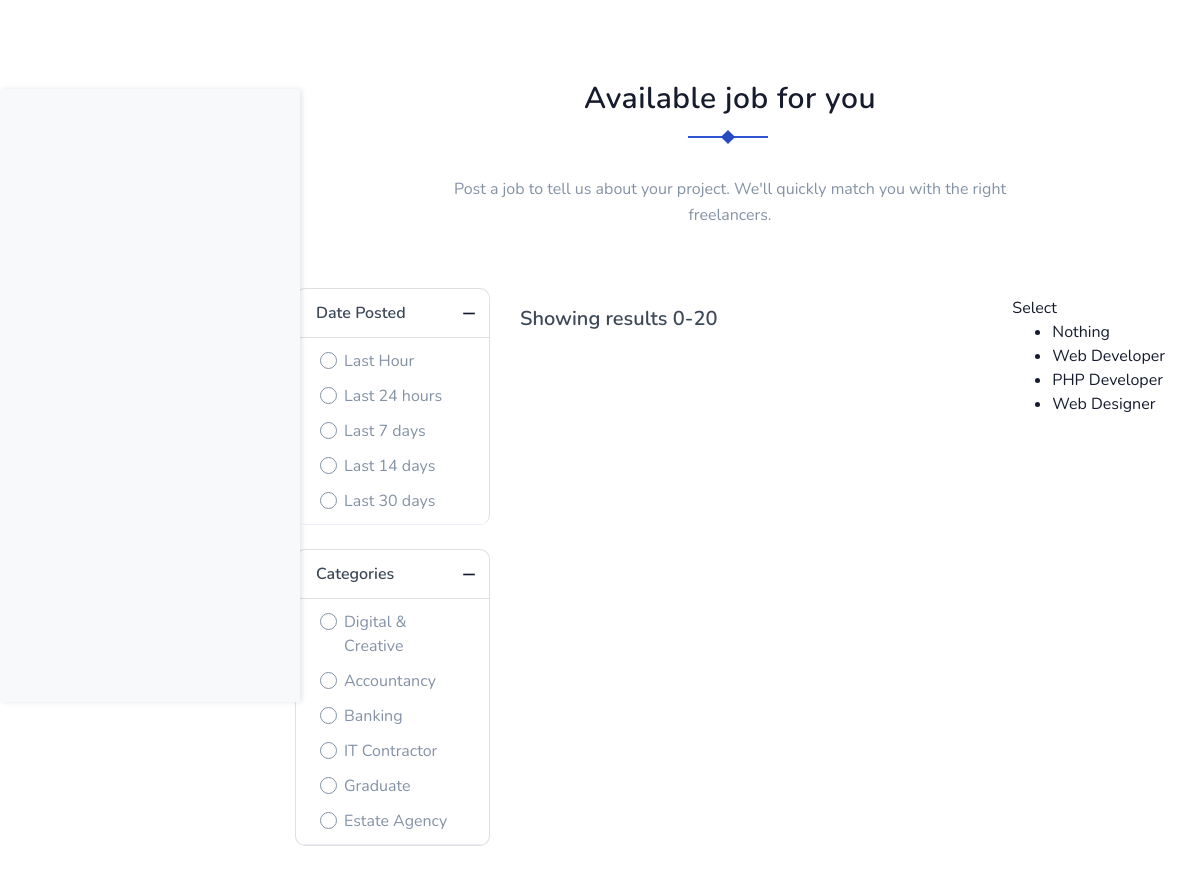
Page /job/aviliable_jobs/ on the earlier database version.
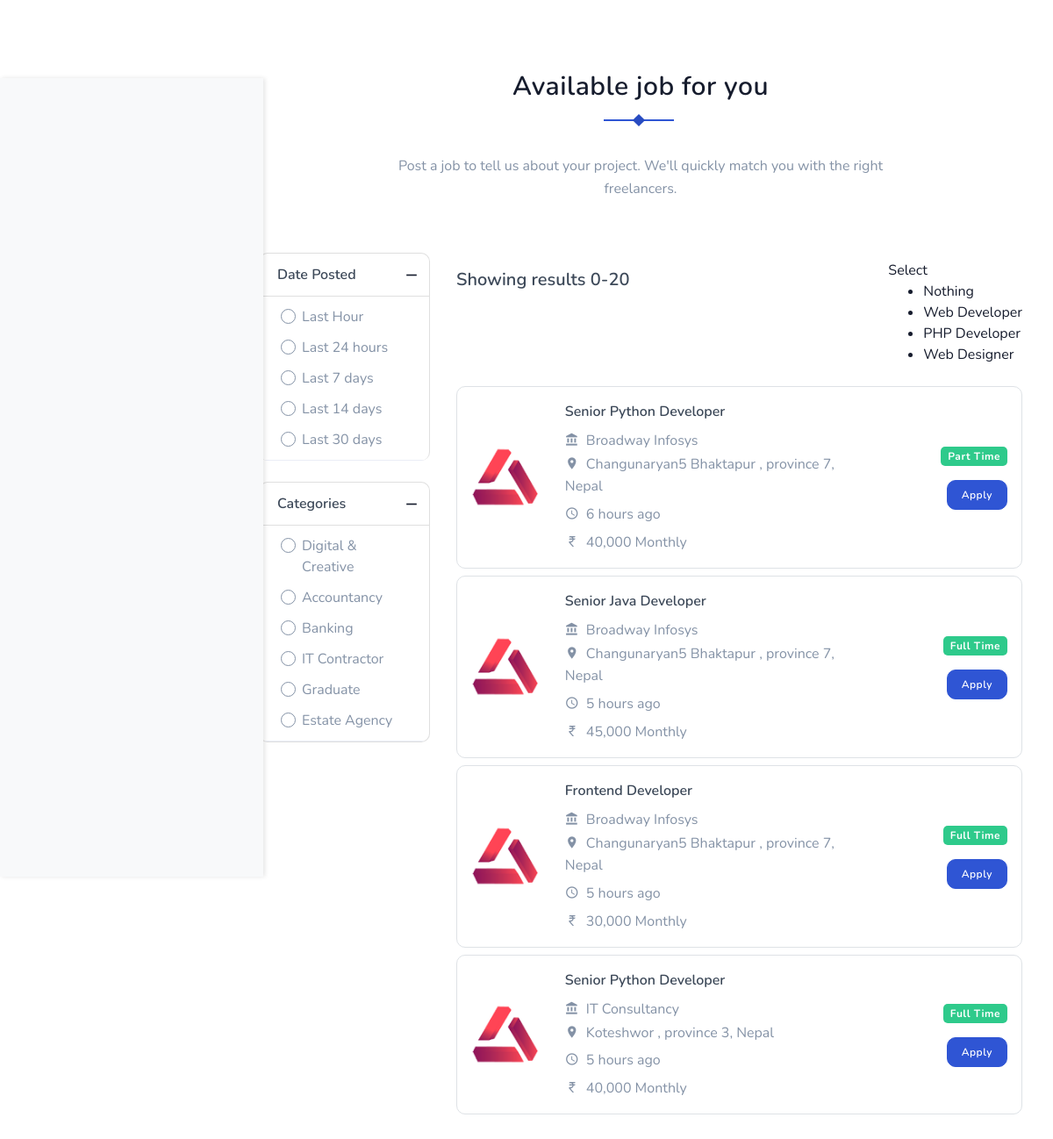
Same page on the later database version.
### job/models.py (models this page shows, shortened)
class Job(models.Model):
    company = models.ForeignKey(Company, on_delete=models.CASCADE)  # Renamed for clarity
    title = models.CharField(max_length=200)
    post_date_time = models.DateTimeField(auto_now_add=True, editable=False)
    date_posted = models.DateField(auto_now_add=True)
    salary = models.PositiveIntegerField()
    pay_mode = models.CharField(max_length=20, choices=PAY_MODE)
    job_type = models.CharField(max_length=50, choices=JOB_TYPE)
    job_location = models.CharField(max_length=200, choices=JOB_LOCATION)
    job_category = models.CharField(max_length=200, choices=JOB_CATEGORY)
    expiry_date = models.DateTimeField(null=True, blank=True)
    job_description = models.TextField()
    status = models.CharField(max_length=50, choices=STATUS, default='Pending')

### company/models.py (models this page shows)
class Company(models.Model):
    user = models.OneToOneField(User, on_delete=models.CASCADE)
    name = models.CharField(max_length=200)
    address = models.CharField(max_length=50, null= True)
    email = models.EmailField(max_length=50)
    phone_number = models.CharField(max_length=13)
    website = models.URLField()
    founded_in = models.PositiveIntegerField()
    primary_industry = models.CharField(max_length=100, choices=PRIMARY_INDUSTRY)
    province = models.CharField(max_length=20, choices=PROVINCE_CHOICES)
    company_size = models.CharField(max_length=20,choices=COMPANY_SIZES)
    country = models.CharField(max_length=20, choices=COUNTRY_CHOICES)
    linkedin = models.URLField()
    instagram = models.URLField()
    facebook = models.URLField()
    about_company = models.TextField()
    def __str__(self):
        return f"{self.name}"

### job/views.py (the view)
# urls.py: path('aviliable_jobs/', views.all_joblist, name='all_joblist'),
def all_joblist(request):
  jobs = Job.objects.filter(status = 'Active')
  context = {'jobs': jobs}
  return render(request, 'job/all_joblist.html', context)

### templates/job/all_joblist.html (shortened to what this page needs)
{% extends "base.html" %}
{% load static %}
{% load humanize %}
{% block content %}
   <section class="section pt-0">
    <div class="container mt-2">
      <div class="row justify-content-center">
            <div class="col-12">
                <div class="section-title text-center mb-4 pb-2">
                    <h4 class="title title-line pb-5">Available job for you</h4>
                    <p class="text-muted para-desc mx-auto mb-1">Post a job to tell us about your project. We'll quickly match you with the right freelancers.</p>
                </div>
            </div>
        </div>
        <div class="row">
            <div class="col-lg-3">
                <div class="left-sidebar">
                    <div class="accordion" id="accordionExample">
                        <div class="card rounded mt-4">
                            <a data-toggle="collapse" href="#collapseOne" class="job-list" aria-expanded="true" aria-controls="collapseOne">
                                <div class="card-header" id="headingOne">
                                    <h6 class="mb-0 text-dark f-18">Date Posted</h6>
                                </div>
                            </a>
                            <div id="collapseOne" class="collapse show" aria-labelledby="headingOne">
                                <div class="card-body p-0">
                                    <div class="custom-control custom-radio">
                                        <label class="custom-control-label ml-1 text-muted" for="customRadio1">Last Hour</label>
                                    </div>
                                    <div class="custom-control custom-radio">
                                        <label class="custom-control-label ml-1 text-muted" for="customRadio2">Last 24 hours</label>
                                    </div>
                                    <div class="custom-control custom-radio">
                                        <label class="custom-control-label ml-1 text-muted" for="customRadio3">Last 7 days</label>
                                    </div>
                                    <div class="custom-control custom-radio">
                                        <label class="custom-control-label ml-1 text-muted" for="customRadio4">Last 14 days</label>
                                    </div>
                                    <div class="custom-control custom-radio">
                                        <label class="custom-control-label ml-1 text-muted" for="customRadio5">Last 30 days</label>
                                    </div>
                                </div>
                            </div>
                        </div>
                        <div class="card rounded mt-4">
                            <a data-toggle="collapse" href="#collapsetwo" class="job-list" aria-expanded="true" aria-controls="collapsetwo">
                                <div class="card-header" id="headingtwo">
                                    <h6 class="mb-0 text-dark f-18">Categories</h6>
                                </div>
                            </a>
                            <div id="collapsetwo" class="collapse show" aria-labelledby="headingtwo">
                                <div class="card-body p-0">
                                    <div class="custom-control custom-radio">
                                        <label class="custom-control-label ml-1 text-muted f-15" for="customRadio7">Digital & Creative</label>
                                    </div>
                                    <div class="custom-control custom-radio">
                                        <label class="custom-control-label ml-1 text-muted f-15" for="customRadio8">Accountancy</label>
                                    </div>
                                    <div class="custom-control custom-radio">
                                        <label class="custom-control-label ml-1 text-muted f-15" for="customRadio9">Banking</label>
                                    </div>
                                    <div class="custom-control custom-radio">
                                        <label class="custom-control-label ml-1 text-muted f-15" for="customRadio10">IT Contractor</label>
                                    </div>
                                    <div class="custom-control custom-radio">
                                        <label class="custom-control-label ml-1 text-muted f-15" for="customRadio11">Graduate</label>
                                    </div>
                                    <div class="custom-control custom-radio">
                                        <label class="custom-control-label ml-1 text-muted f-15" for="customRadio12">Estate Agency</label>
                                    </div>
                                </div>
                            </div>
                        </div>
                    </div>
                </div>
            </div>
            <div class="col-lg-9 mt-4 pt-2">
                <div class="row align-items-center">
                    <div class="col-lg-12">
                        <div class="show-results">
                            <div class="float-left">
                                <h5 class="text-dark mb-0 pt-2 f-18">Showing results 0-20</h5>
                            </div>
                            <div class="sort-button float-right">
                            </div>
                        </div>
                    </div>
                </div>
                <div class="row">
                  {% for job in jobs %}
                    <div class="col-lg-12  pt-2">
                        <div class="job-list-box border rounded">
                            <div class="p-3">
                                <div class="row align-items-center">
                                    <div class="col-lg-2">
                                        <div class="company-logo-img">
                                            <img src="{% static 'images/featured-job/img-1.png' %}" alt="" class="img-fluid mx-auto d-block">
                                        </div>
                                    </div>
                                    <div class="col-lg-7 col-md-9">
                                        <div class="job-list-desc">
                                            <h6 class="mb-2"><a href="{% url 'job:job_details' job.pk %}" class="text-dark">{{ job.title }}</a></h6>
                                            <p class="text-muted mb-0"><i class="mdi mdi-bank mr-2"></i>{{ job.company }}</p>
                                            <ul class="list-inline mb-0">
                                                <li class="list-inline-item mr-3">
                                                    <p class="text-muted mb-0"><i class="mdi mdi-map-marker mr-2"></i>{{ job.company.address }} , {{ job.company.province }}, {{ job.company.country }}</p>
                                                </li>
                                                <br>
                                                <li class="list-inline-item">
                                                    <p class="text-muted mb-0"><i class="mdi mdi-clock-outline mr-2"></i>{{ job.post_date_time|naturaltime }}</p>
                                                </li>
                                                <br>
                                                <li class="list-inline-item">
                                                    <p class="text-muted mb-0"><i class="mdi mdi-currency-inr mr-2"></i>{{ job.salary|intcomma }} {{ job.pay_mode }}</p>
                                                </li>
                                            </ul>
                                        </div>
                                    </div>
                                    <div class="col-lg-3 col-md-3">
                                        <div class="job-list-button-sm text-right">
                                            <span class="badge badge-success">{{ job.job_type }}</span>
                                            <div class="mt-3">
                                                <a href="{% url 'job:apply_for_job' job.pk %}" class="btn btn-sm btn-primary">Apply</a>
                                            </div>
                                        </div>
                                    </div>
                                </div>
                            </div>
                        </div>
                    </div>
                     {% endfor %}
                </div>
            </div>
        </div>
    </div>
</section>
{% endblock content %}

### templates/base.html (shortened to what this page needs)
{% load static %}
<!DOCTYPE html>
<html lang="en" class="no-js">
<head>
    <link rel="stylesheet" href="{% static 'css/bootstrap.min.css' %}">
    <link rel="stylesheet" href="{% static 'css/materialdesignicons.min.css' %}">
    <link rel="stylesheet" href="{% static 'css/fontawesome.css' %}">
    <link rel="stylesheet" href="{% static 'css/selectize.css' %}">
    <link rel="stylesheet" href="{% static 'css/owl.carousel.css' %}">
    <link rel="stylesheet" href="{% static 'css/owl.theme.css' %}">
    <link rel="stylesheet" href="{% static 'css/owl.transitions.css' %}">
    <link rel="stylesheet" href="{% static 'css/side_nav.css' %}">
    <link rel="stylesheet" href="{% static 'css/style.css' %}">
</head>
<body>
    <div id="side-navigation" class="side-nav">
        <ul class="side-navigation-menu  ml-2 p-2">
        </ul>
    </div>
    <div class="content mt-5">
        {% block content %}
        {% endblock content %}
    </div>
</body>
</html>

### static/css/side_nav.css (style rules this page uses)
body { overflow-x: hidden }
.side-nav { width: 250px; height: 100%; background-color: #fff; position: fixed; top: 0; left: 0; overflow-y: auto; padding-top: 20px; box-shadow: 2px 0 5px rgba(0, 0, 0, 0.2); }
.side-navigation-menu { list-style-type: none; padding: 0; margin: 0; }

### static/css/style.css (style rules this page uses)
.text-dark { color: #3c4858 !important; }
.text-muted { color: #8492a6 !important; }
.list-inline-item:not(:last-child) { margin-right: 5px; margin-bottom: 5px; }
.rounded { border-radius: 10px !important; }
.btn { padding: 8px 20px; outline: none; text-decoration: none; font-size: 16px; letter-spacing: 0.5px; -webkit-transition: all 0.3s; transition: all 0.3s; font-weight: 600; border-radius: 10px; }
.btn.btn-sm { padding: 7px 16px; font-size: 12px; }
.btn.btn-primary, .btn.btn-secondary, .btn.btn-success, .btn.btn-danger, .btn.btn-info, .btn.btn-warning, .btn.btn-dark { color: #ffffff !important; }
.btn.btn-primary { background: #2f55d4; border: 1px solid #2f55d4; }
.badge { padding: 5px 8px; border-radius: 5px; letter-spacing: 0.5px; }
.badge.badge-primary, .badge.badge-secondary, .badge.badge-success, .badge.badge-danger, .badge.badge-info, .badge.badge-warning, .badge.badge-dark { color: #ffffff !important; }
.badge.badge-success { background-color: #2eca8b !important; }
body { font-family: "Nunito", sans-serif; overflow-x: hidden !important; font-size: 16px; color: #161c2d; }
h1, h2, h3, h4, h5, h6, .h1, .h2, .h3, .h4, .h5, .h6 { font-family: "Nunito", sans-serif; line-height: 1.5; font-weight: 600; }
a { text-decoration: none !important; }
p { line-height: 1.6; }
.section { padding: 10px 0; position: relative; }
.section-title { position: relative; }
.section-title .title { letter-spacing: 0.5px; font-size: 30px; }
.section-title .title.title-line:before { content: ""; position: absolute; height: 2px; width: 80px; left: 50%; top: 60px; text-align: center; background: #2f55d4; margin-left: -42px; }
.section-title .title.title-line:after { content: ""; position: absolute; height: 10px; width: 10px; left: 50%; top: 56px; z-index: 1; text-align: center; background: #284bc1; margin-left: -7px; -webkit-transform: rotate(45deg); transform: rotate(45deg); }
.para-desc { max-width: 600px; }
.left-sidebar .card-body { border-bottom: 1px solid #eaedf6; }
a.job-list[data-toggle=collapse]:before { content: '\f374'; display: block; font-family: 'Material Design Icons'; font-size: 20px; color: #161c2d; position: absolute; right: 10px; top: 50%; -webkit-transform: translateY(-50%); transform: translateY(-50%); }
.job-list { position: relative; }
.card-header { background-color: transparent; margin-bottom: 0 !important; }
.custom-control-label:before { border: 1px solid #8492a6; background-color: transparent; width: 17px; height: 17px; top: 3px; }
.custom-control-label:after { width: 18px; height: 18px; top: 2px; left: -25px; }
.custom-control { margin: 11px 20px; }
.job-list-box { -webkit-transition: all 0.5s; transition: all 0.5s; }

### templates/base.html (style rules this page uses)
body { overflow-x: hidden; }
.side-nav { width: 300px; position: fixed; top: 89px; left: 0; height: 70%; background-color: #f8f9fa; z-index: 1000; box-shadow: 2px 0 5px rgba(0, 0, 0, 0.1); }
.side-navigation-menu { list-style: none; padding: 0; margin: 0; }
.content { margin-left: 260px; padding: 20px; }

Differences in the rows shown:
added Job: title "Senior Python Developer", company "Broadway Infosys", company.address "Changunaryan5 Bhaktapur", company.province "province 7", company.country "Nepal", post_date_time "6 hours ago", salary "40,000", pay_mode "Monthly", job_type "Part Time"
added Job: title "Senior Java Developer", company "Broadway Infosys", company.address "Changunaryan5 Bhaktapur", company.province "province 7", company.country "Nepal", post_date_time "5 hours ago", salary "45,000", pay_mode "Monthly", job_type "Full Time"
added Job: title "Frontend Developer", company "Broadway Infosys", company.address "Changunaryan5 Bhaktapur", company.province "province 7", company.country "Nepal", post_date_time "5 hours ago", salary "30,000", pay_mode "Monthly", job_type "Full Time"
added Job: title "Senior Python Developer", company "IT Consultancy", company.address "Koteshwor", company.province "province 3", company.country "Nepal", post_date_time "5 hours ago", salary "40,000", pay_mode "Monthly", job_type "Full Time"
